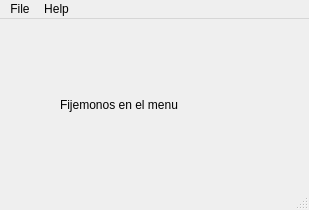
<?xml version="1.0" encoding="UTF-8"?>
<ui version="4.0">
 <class>MainWindow</class>
 <widget class="QMainWindow" name="MainWindow">
  <property name="geometry">
   <rect>
    <x>0</x>
    <y>0</y>
    <width>309</width>
    <height>210</height>
   </rect>
  </property>
  <property name="windowTitle">
   <string>MainWindow</string>
  </property>
  <widget class="QWidget" name="centralwidget">
   <widget class="QLabel" name="label">
    <property name="geometry">
     <rect>
      <x>60</x>
      <y>65</y>
      <width>181</width>
      <height>41</height>
     </rect>
    </property>
    <property name="text">
     <string>Fijemonos en el menu</string>
    </property>
   </widget>
  </widget>
  <widget class="QMenuBar" name="menubar">
   <property name="geometry">
    <rect>
     <x>0</x>
     <y>0</y>
     <width>309</width>
     <height>21</height>
    </rect>
   </property>
   <widget class="QMenu" name="menuFile">
    <property name="title">
     <string>File</string>
    </property>
    <addaction name="actionTest"/>
    <addaction name="separator"/>
    <addaction name="actionExit"/>
   </widget>
   <widget class="QMenu" name="menuHelp">
    <property name="title">
     <string>Help</string>
    </property>
    <addaction name="actionAbout"/>
   </widget>
   <addaction name="menuFile"/>
   <addaction name="menuHelp"/>
  </widget>
  <widget class="QStatusBar" name="statusbar"/>
  <action name="actionAbout">
   <property name="text">
    <string>About</string>
   </property>
  </action>
  <action name="actionTest">
   <property name="text">
    <string>Test</string>
   </property>
  </action>
  <action name="actionExit">
   <property name="text">
    <string>Exit</string>
   </property>
  </action>
 </widget>
 <resources/>
 <connections/>
</ui>
